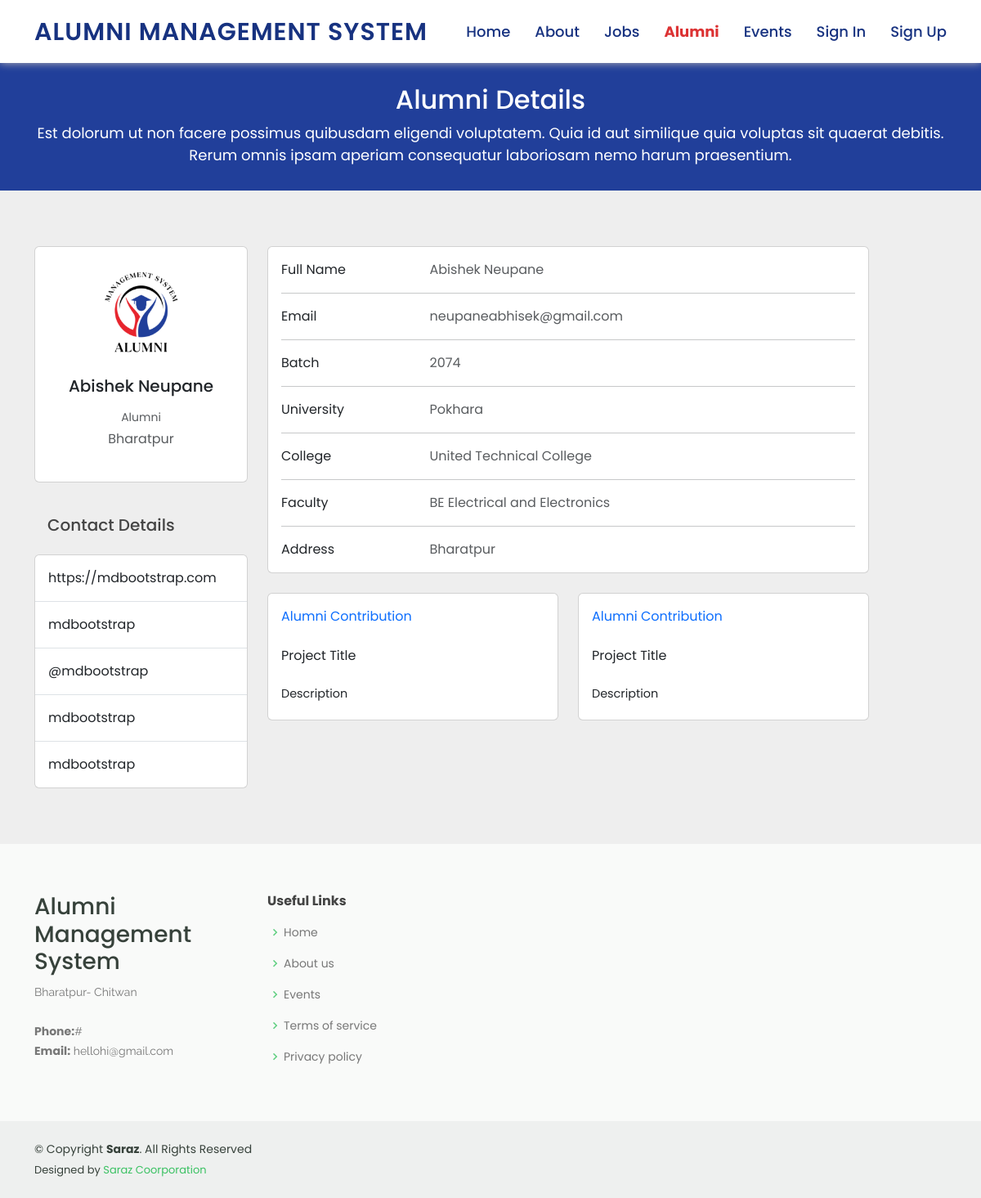
Screenshot of /alumni-details.php?alumni_id=1 with the database file from the repository.
### tables this page shows
CREATE TABLE `alumni` (
  `alumni_id` int(11) NOT NULL,
  `first_name` varchar(255) DEFAULT NULL,
  `middle_name` varchar(255) DEFAULT NULL,
  `last_name` varchar(255) DEFAULT NULL,
  `gender` varchar(10) DEFAULT NULL,
  `alumni_email` varchar(255) DEFAULT NULL,
  `phone` varchar(20) DEFAULT NULL,
  `batch` int(11) DEFAULT NULL,
  `university` varchar(255) DEFAULT NULL,
  `college` varchar(255) DEFAULT NULL,
  `faculty` varchar(255) DEFAULT NULL,
  `address` text DEFAULT NULL,
  `role` varchar(255) DEFAULT NULL,
  `post` varchar(255) DEFAULT NULL,
  `company` varchar(255) DEFAULT NULL,
  `project1_name` varchar(255) DEFAULT NULL,
  `project1_description` text DEFAULT NULL,
  `project2_name` varchar(255) NOT NULL,
  `project2_description` text NOT NULL,
  `alumni_image` varchar(255) DEFAULT NULL
);

### alumni-details.php (the view, shortened to what this page needs)
<?php include 'head/header.php';
include 'config/db.php';
function validate_form($data)
{
  $data = trim($data);
  $data = stripslashes($data);
  $data = htmlspecialchars($data);
  return $data;
}
$alumni_id = validate_form($_GET['alumni_id']);
$sql = "SELECT * FROM alumni where alumni_id ='$alumni_id' ";
$result = $conn->query($sql);
$row = $result->fetch_assoc();
?>
<main id="main">
<div class="breadcrumbs" data-aos="fade-in">
  <div class="container">
    <h2>Alumni Details</h2>
    <p>Est dolorum ut non facere possimus quibusdam eligendi voluptatem. Quia id aut similique quia voluptas sit quaerat debitis. Rerum omnis ipsam aperiam consequatur laboriosam nemo harum praesentium. </p>
  </div>
</div>
<section style="background-color: #eee;">
  <div class="container py-5" data-aos="fade-up">
    <div class="row">
      <div class="col-lg-4">
        <div class="card mb-4">
          <div class="card-body text-center">
            <img src="upload_images/<?=$row['alumni_image']?>" alt="avatar"
              class="rounded-circle img-fluid" style="width: 150px;">
            <h5 class="my-3"><?=$row['first_name']?> <?=$row['middle_name']?> <?=$row['last_name']?></h5>
            <p class="text-muted mb-1 small">Alumni</p>
            <p class="text-muted mb-4"><?=$row['address']?></p>
                  </div>
        </div>
        <div class="list-group-item d-flex justify-content-between align-items-center p-3">
        <h5>Contact Details</h5>
        </div>
        <div class="card mb-4 mb-lg-0">
          <div class="card-body p-0">
                  <ul class="list-group list-group-flush rounded-3">
              <li class="list-group-item d-flex justify-content-between align-items-center p-3">
                <p class="mb-0">https://mdbootstrap.com</p>
              </li>
              <li class="list-group-item d-flex justify-content-between align-items-center p-3">
                <p class="mb-0">mdbootstrap</p>
              </li>
              <li class="list-group-item d-flex justify-content-between align-items-center p-3">
                <p class="mb-0">@mdbootstrap</p>
              </li>
              <li class="list-group-item d-flex justify-content-between align-items-center p-3">
                <p class="mb-0">mdbootstrap</p>
              </li>
              <li class="list-group-item d-flex justify-content-between align-items-center p-3">
                <p class="mb-0">mdbootstrap</p>
              </li>
            </ul>
          </div>
        </div>
      </div>
      <div class="col-lg-8">
        <div class="card mb-4">
          <div class="card-body">
            <div class="row">
              <div class="col-sm-3">
                <p class="mb-0">Full Name</p>
              </div>
              <div class="col-sm-9">
                <p class="text-muted mb-0"><?=$row['first_name']?> <?=$row['middle_name']?> <?=$row['last_name']?></p>
              </div>
            </div>
            <hr>
            <div class="row">
              <div class="col-sm-3">
                <p class="mb-0">Email</p>
              </div>
              <div class="col-sm-9">
                <p class="text-muted mb-0"><?=$row['alumni_email']?></p>
              </div>
            </div>
            <hr>
            <div class="row">
              <div class="col-sm-3">
                <p class="mb-0">Batch</p>
              </div>
              <div class="col-sm-9">
                <p class="text-muted mb-0"><?=$row['batch']?></p>
              </div>
            </div>
            <hr>
            <div class="row">
              <div class="col-sm-3">
                <p class="mb-0">University</p>
              </div>
              <div class="col-sm-9">
                <p class="text-muted mb-0"><?=$row['university']?></p>
              </div>
            </div>
            <hr>
            <div class="row">
              <div class="col-sm-3">
                <p class="mb-0">College</p>
              </div>
              <div class="col-sm-9">
                <p class="text-muted mb-0"><?=$row['college']?></p>
              </div>
            </div>
            <hr>
            <div class="row">
              <div class="col-sm-3">
                <p class="mb-0">Faculty</p>
              </div>
              <div class="col-sm-9">
                <p class="text-muted mb-0"><?=$row['faculty']?></p>
              </div>
            </div>
            <hr>
            <div class="row">
              <div class="col-sm-3">
                <p class="mb-0">Address</p>
              </div>
              <div class="col-sm-9">
                <p class="text-muted mb-0"><?=$row['address']?></p>
              </div>
            </div>
          </div>
        </div>
        <div class="row">
          <div class="col-md-6">
            <div class="card mb-4 mb-md-0">
              <div class="card-body">
                <p class="mb-4"><span class="text-primary font-italic me-1">Alumni Contribution</span>
                </p>
                <p class="mb-1" style="font-size: 1rem;">Project Title</p>
                <p class="mt-4 mb-1" style="font-size: .9rem;">Description</p>
              </div>
            </div>
          </div>
          <div class="col-md-6">
            <div class="card mb-4 mb-md-0">
              <div class="card-body">
                <p class="mb-4"><span class="text-primary font-italic me-1">Alumni Contribution</span>
                </p>
                <p class="mb-1" style="font-size: 1rem;">Project Title</p>
                <p class="mt-4 mb-1" style="font-size: .9rem;">Description</p>
              </div>
            </div>
          </div>
        </div>
      </div>
    </div>
  </div>
</section>
</main>
<?php include 'head/footer.php' ?>

### assets/css/style.css (style rules this page uses)
* { font-family: "Poppins", sans-serif; }
body { color: #444444; }
section { padding: 20px 0; overflow: hidden; }
.breadcrumbs { margin-top: 73px; text-align: center; background-color:#213f9a; ; padding: 30px 0; color: #fff; }
.breadcrumbs h2 { font-size: 32px; font-weight: 500; }
.breadcrumbs p { font-size: 18px; margin-bottom: 0; }

### rows the page displays
alumni: alumni_image (picture), first_name "Abishek", last_name "Neupane", address "Bharatpur", alumni_email "neupaneabhisek@gmail.com", batch "2074", university "Pokhara", college "United Technical College", faculty "BE Electrical and Electronics"
